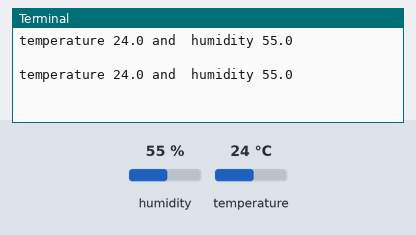
This program was run on a simulated Raspberry Pi (BCM pin numbers). Shown: the last lines printed to the terminal. Inputs (shaded band) come from the test bench; at power-on: humidity 55 %, temperature 24 °C.

Above: at 1.2 s.
1.3 s: humidity set to 22 %
At 2.0 s:
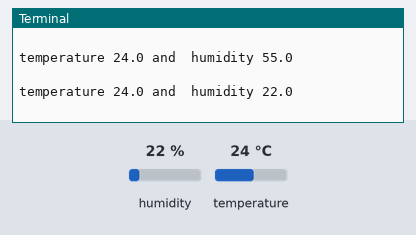
2.8 s: temperature set to 12 °C
At 3.6 s:
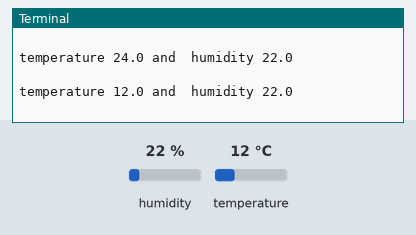
4.3 s: humidity set to 40 %
At 5.2 s:
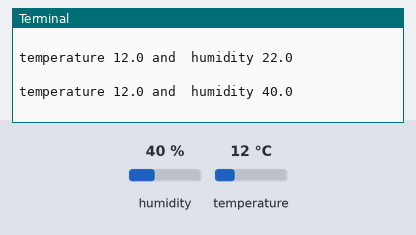
Timing chart, 0 to 7.3 s (numbered marks = the images above; inputs shaded):
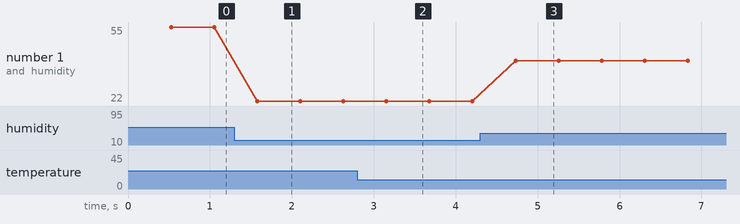

The program:

dhtSensor.py
```python
# git clone https://github.com/adafruit/Adafruit_Python_DHT.git
# or
# download https://github.com/adafruit/Adafruit_CircuitPython_DHT
#           unzip(Extract here) a file in a folder and do
#               > sudo apt-get setup.py install


import Adafruit_DHT
# import sys

# connect DHT11 middle leg with GPIO4 and Connect Vcc and Gnd Accordingly

while True:
    hum, temp = Adafruit_DHT.read_retry(11, 4)
    print("temperature {} and  humidity {} \n".format(temp, hum))
```

Measured:
- after the input at 1.3 s, the terminal: prints a new line after 0.28 s (image 1)
- after the input at 2.8 s, the terminal: prints a new line after 0.35 s (image 2)
- after the input at 4.3 s, the terminal: prints a new line after 0.43 s (image 3)
- plotted number 1: 55 → 22 after the input at 1.3 s, 22 → 40 after the input at 4.3 s
